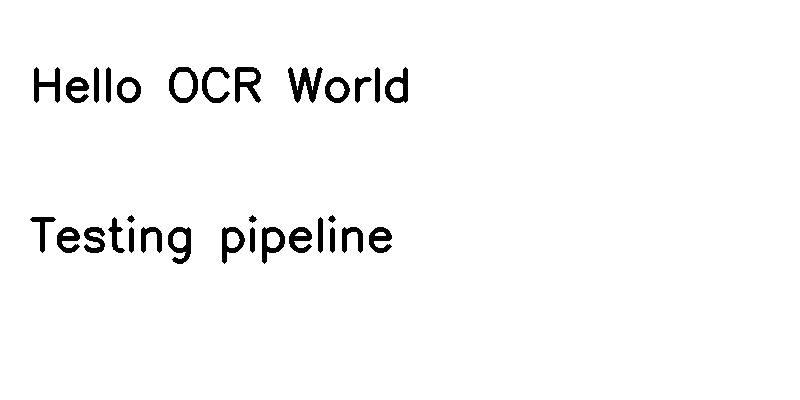
#> input picture test.png, 800 x 400 px; its folder holds only this picture in this run
$ python -i preprocessor.py   (imports and definitions only)   (older library calls are emulated)
#> lines starting #> are read from the running program, lines starting #| are printed output that depends on the picture; after the words box and inside, x2 and y2 are one past the last pixel; in counts of white or black regions, pixels touching at a corner belong together
#> further down, picture is the input picture: shape (400, 800, 3); 97.3% white; 31 black regions, largest, box (x1, y1, x2, y2) and area: (288, 67, 323, 103) 587, (235, 67, 261, 103) 486, (168, 227, 191, 264) 444
"""Image preprocessing module for OCR pipeline.

Provides robust preprocessing for real-world images including:
- Adaptive pipeline selection based on image quality
- CLAHE contrast enhancement for uneven lighting
- Adaptive thresholding for varying backgrounds
- Morphological operations for noise removal
- Deskew via projection profile analysis

Key design principle: minimal preprocessing for clean images,
aggressive preprocessing for noisy/degraded images.
"""

import cv2
import numpy as np


class ImagePreprocessor:
    """Handles image enhancement and binarization for OCR.

    Pipeline: Grayscale → [CLAHE] → [Denoise] → Binarize → [Morphology] → [Deskew]

    The [] steps are optional and applied adaptively based on image quality.
    """

    @staticmethod
    def to_grayscale(image: np.ndarray) -> np.ndarray:
        """Converts BGR/RGB image to grayscale."""
        if image is None or image.size == 0:
            raise ValueError("Input image is empty.")
        if len(image.shape) == 2:
            return image
        if len(image.shape) == 3 and image.shape[2] == 3:
            return cv2.cvtColor(image, cv2.COLOR_BGR2GRAY)
        if len(image.shape) == 3 and image.shape[2] == 4:
            return cv2.cvtColor(image, cv2.COLOR_BGRA2GRAY)
        raise ValueError(f"Unsupported shape: {image.shape}")

    # [25 lines left out: functions estimate_noise_level, estimate_contrast, not called in this run]

    @staticmethod
    def enhance_contrast(gray: np.ndarray) -> np.ndarray:
        """Applies CLAHE for contrast enhancement."""
        clahe = cv2.createCLAHE(clipLimit=3.0, tileGridSize=(8, 8))
        return clahe.apply(gray)

    @staticmethod
    def denoise_image(
        image: np.ndarray,
        method: str = "nlm",
        kernel_size: int = 3,
    ) -> np.ndarray:
        """Applies noise reduction."""
#> called with method = 'nlm', kernel_size = 3
        if method == "median":
            return cv2.medianBlur(image, kernel_size)
        if method == "gaussian":
            return cv2.GaussianBlur(image, (kernel_size, kernel_size), 0)
        if method == "nlm":
            return cv2.fastNlMeansDenoising(image, h=10, templateWindowSize=7, searchWindowSize=21)
        return image

    @staticmethod
    def binarize_image(image: np.ndarray, method: str = "otsu", fixed_threshold: int = 127) -> np.ndarray:
        """Binarizes a grayscale image.

        Args:
            image: Grayscale image.
            method: 'fixed', 'otsu', 'adaptive', or 'sauvola'.
            fixed_threshold: Threshold value to use when method='fixed'.

        Returns:
            Binary image with values 0 and 255.
        """
#> called with method = 'adaptive', fixed_threshold = 127
        if len(image.shape) != 2:
            raise ValueError(f"Expected 2D image, got {image.shape}.")

        if method == "fixed":
            _, binary = cv2.threshold(
                image, fixed_threshold, 255, cv2.THRESH_BINARY_INV
            )
            return binary

        if method == "otsu":
            _, binary = cv2.threshold(
                image, 0, 255, cv2.THRESH_BINARY_INV + cv2.THRESH_OTSU
            )
            return binary

        if method == "adaptive":
            return cv2.adaptiveThreshold(
                image, 255,
                cv2.ADAPTIVE_THRESH_GAUSSIAN_C,
                cv2.THRESH_BINARY_INV,
                15,
                8,
            )

        if method == "sauvola":
            return cv2.adaptiveThreshold(
                image, 255,
                cv2.ADAPTIVE_THRESH_GAUSSIAN_C,
                cv2.THRESH_BINARY_INV,
                25, 10
            )

        raise ValueError(f"Unknown binarization method: {method}")

    @staticmethod
    def morphological_clean(binary: np.ndarray) -> np.ndarray:
        """Applies morphological operations to clean up binary image."""
        kernel_small = np.ones((2, 2), np.uint8)
        cleaned = cv2.morphologyEx(binary, cv2.MORPH_OPEN, kernel_small, iterations=1)
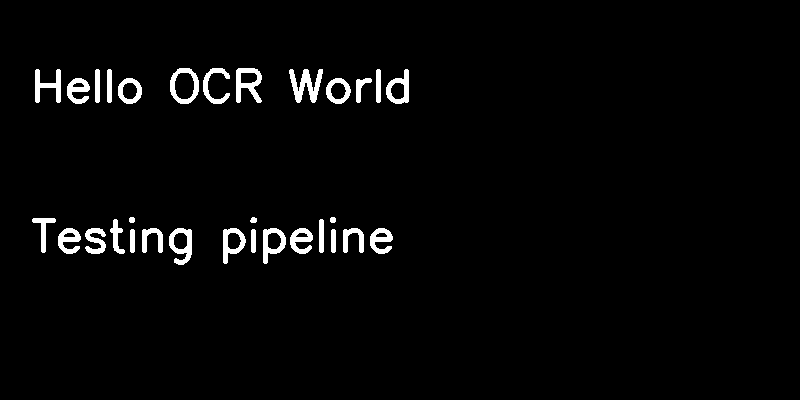
#> cleaned: shape (400, 800); 2.7% white; 31 white regions, largest, box (x1, y1, x2, y2) and area: (289, 69, 323, 103) 581, (236, 68, 262, 103) 484, (169, 228, 192, 265) 442
        kernel_med = np.ones((3, 3), np.uint8)
        cleaned = cv2.morphologyEx(cleaned, cv2.MORPH_CLOSE, kernel_med, iterations=1)
#> cleaned: shape (400, 800); 2.7% white; 31 white regions, largest, box (x1, y1, x2, y2) and area: (289, 69, 323, 103) 597, (236, 68, 262, 103) 486, (169, 228, 192, 265) 447
        return cleaned

    @staticmethod
    def correct_skew(image: np.ndarray, method: str = "projection") -> np.ndarray:
        """Corrects skew using projection profile analysis."""
#> called with method = 'projection'
        if len(image.shape) != 2:
            raise ValueError(f"Expected 2D image, got {image.shape}.")

        best_angle = 0.0
        best_var = 0.0
        search_range = (-10, 10) if method == "projection" else (-45, 45)
        steps = 41 if method == "projection" else 181

        for angle in np.linspace(search_range[0], search_range[1], steps):
            h, w = image.shape
            M = cv2.getRotationMatrix2D((w / 2, h / 2), angle, 1.0)
            rotated = cv2.warpAffine(image, M, (w, h), flags=cv2.INTER_NEAREST, borderValue=0)
            proj = np.sum(rotated, axis=1).astype(np.float64)
            var = np.var(proj)
            if var > best_var:
                best_var = var
                best_angle = angle
#> this loop made 41 passes
#> (var, best_var) on passes 1 to 12: (48755418.2, 48755418.2), (51572253.7, 51572253.7), (54817985.1, 54817985.1), (58322456.7, 58322456.7), (62302012.7, 62302012.7), (66023107.7, 66023107.7), (70718864.9, 70718864.9), (75656911, 75656911), (80622822.7, 80622822.7), (85826131.7, 85826131.7), (91544438, 91544438), (97689977.1, 97689977.1)
#> var on passes 22 to 27: 150403081.4, 142717753.9, 136535814.6, 132747512.9, 126886507.7, 120113135.9
#> pass 1, in correct_skew, `rotated = cv2.warpAffine(image, M, (w, h), flags=cv2.INTER_NEAREST, bo..`:
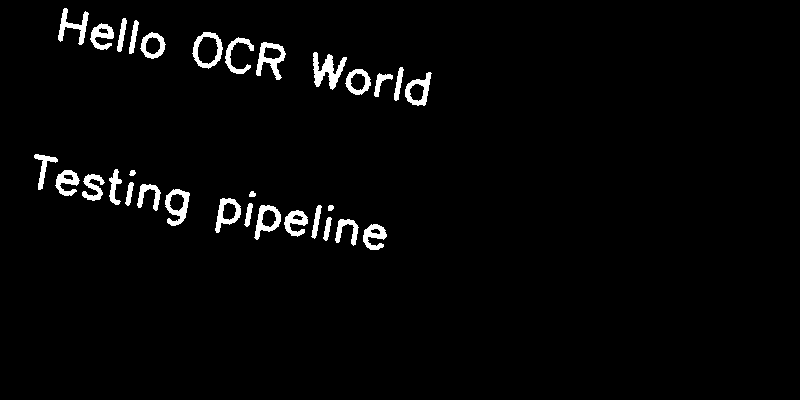
#> rotated: shape (400, 800); 2.7% white; 31 white regions, largest, box (x1, y1, x2, y2) and area: (313, 52, 347, 90) 599, (256, 42, 286, 80) 486, (165, 189, 190, 226) 444
#> pass 2, in correct_skew, `rotated = cv2.warpAffine(image, M, (w, h), flags=cv2.INTER_NEAREST, bo..`:
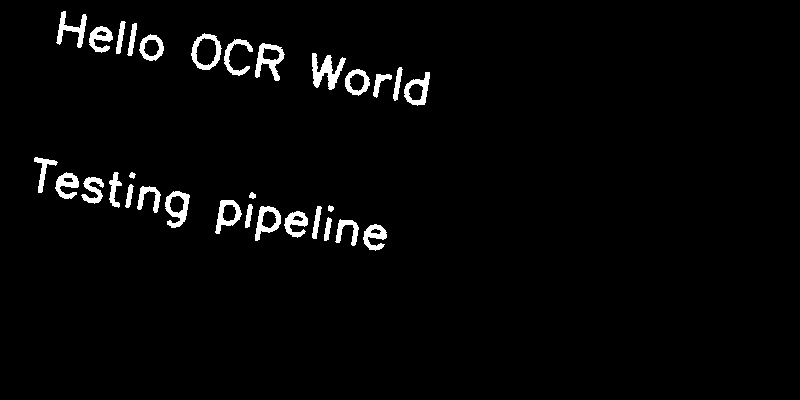
#> rotated: shape (400, 800); 2.7% white; 31 white regions, largest, box (x1, y1, x2, y2) and area: (312, 53, 346, 90) 597, (255, 43, 285, 81) 488, (165, 191, 190, 228) 447
#> pass 3, in correct_skew, `rotated = cv2.warpAffine(image, M, (w, h), flags=cv2.INTER_NEAREST, bo..`:
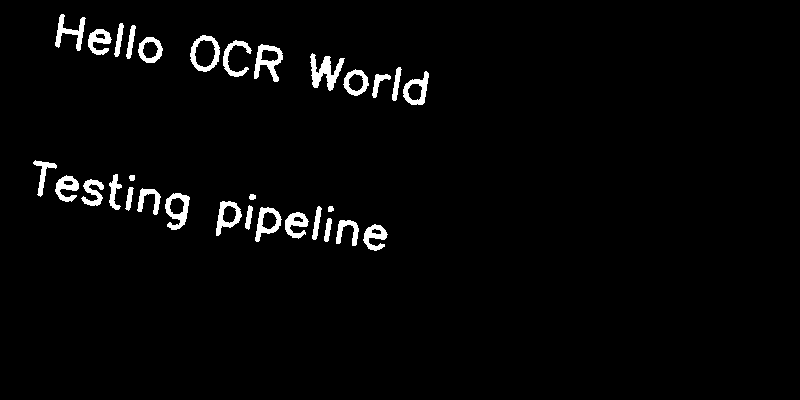
#> rotated: shape (400, 800); 2.7% white; 31 white regions, largest, box (x1, y1, x2, y2) and area: (310, 53, 345, 91) 598, (254, 44, 283, 82) 486, (165, 193, 190, 230) 451
#> after the loop, best_angle = 0; best_var = 156802516.8

        if abs(best_angle) > 0.1:
            h, w = image.shape
            M = cv2.getRotationMatrix2D((w / 2, h / 2), best_angle, 1.0)
            image = cv2.warpAffine(image, M, (w, h), flags=cv2.INTER_NEAREST, borderValue=0)
            image = (image > 0).astype(np.uint8) * 255

        return image

    # [38 lines left out: function preprocess_adaptive, not called in this run]

    def preprocess(
        self,
        image: np.ndarray,
        binarization: str = "adaptive",
        denoise_method: str = "nlm",
        denoise_kernel: int = 3,
        deskew: bool = True,
        deskew_method: str = "projection",
        enhance: bool = True,
        clean_morphology: bool = True,
    ) -> np.ndarray:
        """Runs the full preprocessing pipeline.

        Args:
            image: Input image (H, W) or (H, W, 3).
            binarization: 'otsu', 'adaptive', or 'sauvola'.
            denoise_method: 'median', 'gaussian', or 'nlm'.
            denoise_kernel: Filter kernel size.
            deskew: Whether to apply skew correction.
            deskew_method: 'projection' or 'radon'.
            enhance: Whether to apply CLAHE contrast enhancement.
            clean_morphology: Whether to apply morphological cleaning.

        Returns:
            Preprocessed binary image (H, W), dtype uint8.
        """
        gray = self.to_grayscale(image)

        if enhance:
            gray = self.enhance_contrast(gray)

        denoised = self.denoise_image(gray, method=denoise_method, kernel_size=denoise_kernel)

        binary = self.binarize_image(denoised, method=binarization)

        if clean_morphology:
            binary = self.morphological_clean(binary)

        if deskew:
            binary = self.correct_skew(binary, method=deskew_method)

        return binary

>>> import cv2
>>> picture = cv2.imread('../test.png')
>>> result = ImagePreprocessor().preprocess(picture)
